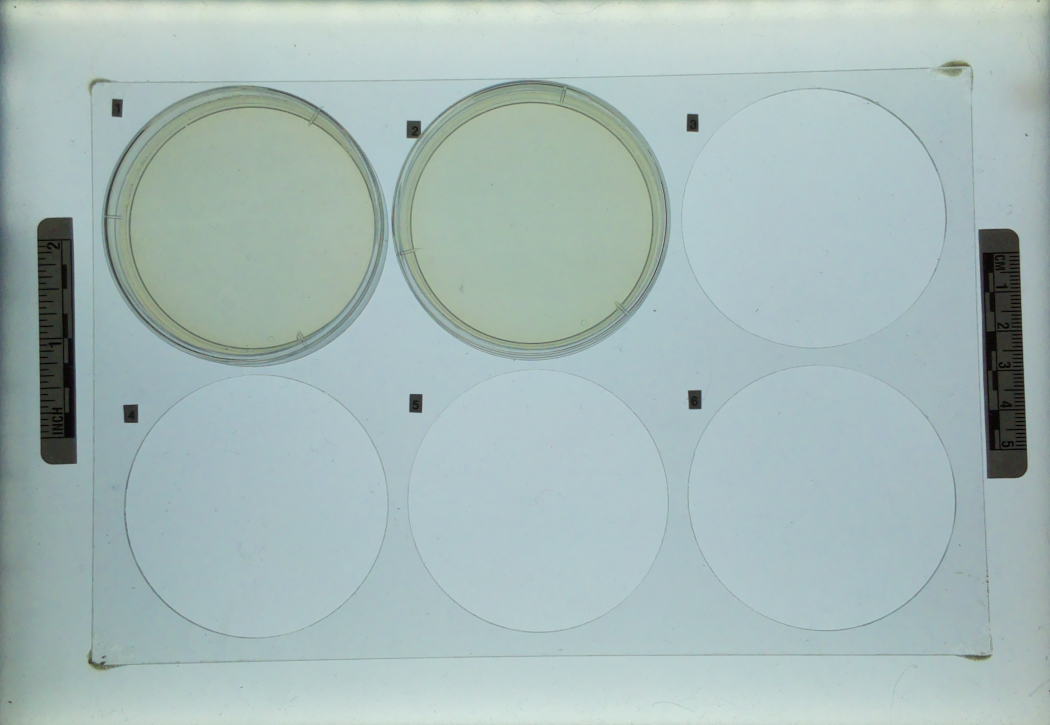
#> input picture core/test.png, 2100 x 1450 px, found by its file name (shown at 1/2 size)
$ python app_test.py
#> lines starting #> are read from the running program, lines starting #| are printed output that depends on the picture
### image_processing/rotate_and_crop_image.py
import cv2

def rotate_and_crop_image(input_path, angle, raw_coordinates=None):
#> called with input_path = 'test.png', angle = 1
    try:
        image = cv2.imread(input_path)
#> image is the input picture: shape (1450, 2100, 3); mean B, G, R 183.9, 185.5, 166
        if image is None:
            print("Error: Unable to load image at {}".format(input_path))
            return

        height, width = image.shape[:2]
#> height = 1450; width = 2100
        rotation_matrix = cv2.getRotationMatrix2D((width / 2, height / 2), -angle, 1)
        rotated = cv2.warpAffine(image, rotation_matrix, (width, height))
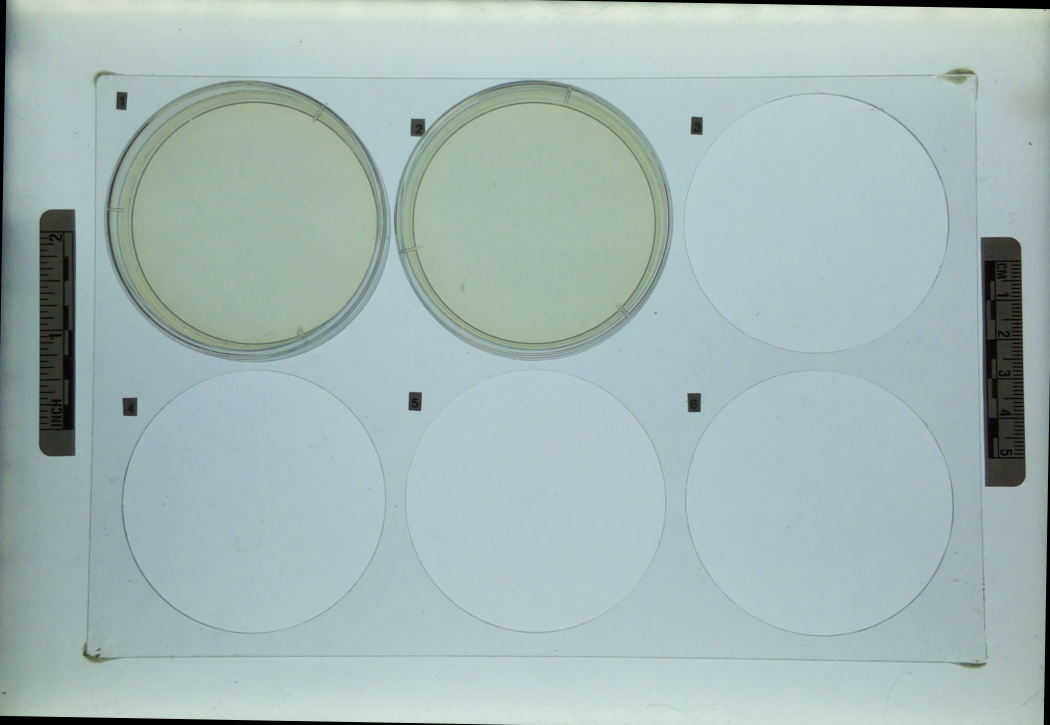
#> rotated: shape (1450, 2100, 3) (shown at 1/2 size); mean B, G, R 182.3, 183.8, 164.4

        if raw_coordinates:
            x, y, w, h = raw_coordinates
            rotated = rotated[y:y + h, x:x + w]
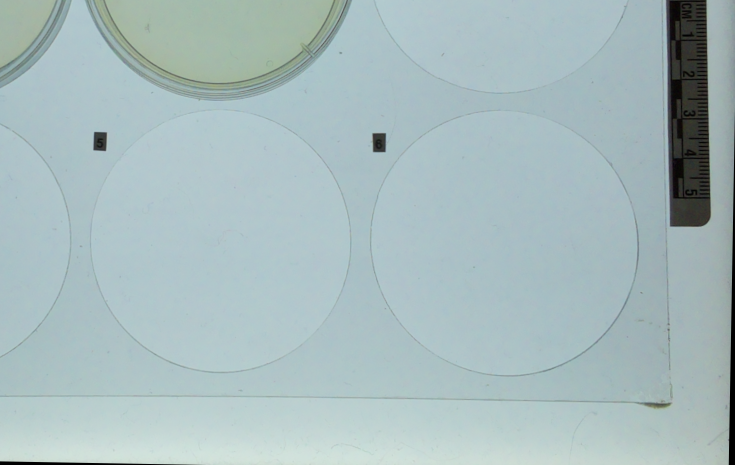
#> rotated: shape (930, 1470, 3) (shown at 1/2 size); mean B, G, R 189.2, 187.3, 167.4

        cv2.imwrite(input_path, rotated)
        print("Processed and saved: {}".format(input_path))

    except Exception as e:
        print("Error: {}".format(e))

### image_processing/cut_and_save_snippet.py
import cv2
import sys
import os

def cut_and_save_snippet(image_path, coordinates, plate, chamber):
#> called with image_path = 'test.png', chamber = 'CHA-8BEA5D1'
    x, y, width, height = coordinates
    try:
        # Load the image
        image = cv2.imread(image_path)

        if image is None:
            raise FileNotFoundError("Image not found or could not be opened.")

        # Crop the rectangle from the image
        cropped_image = image[y:y+height, x:x+width]
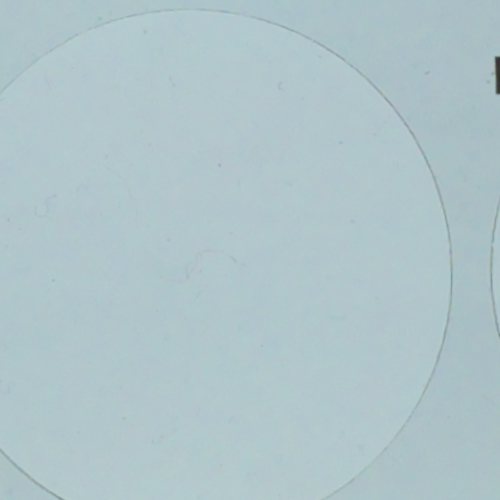
#> cropped_image: shape (500, 500, 3); mean B, G, R 201.7, 196.8, 175.5

        # Get the filename from the input path
        filename = os.path.basename(image_path)

        # Construct the output directory path
        output_directory_path = os.path.join("captured_images", chamber, plate)

        # Create the output directory if it doesn't exist
        os.makedirs(output_directory_path, exist_ok=True)

        # Construct the output path within the specified directory
        output_path = os.path.join(output_directory_path, filename)

        # Save the cropped rectangle as a new image in the specified directory
        cv2.imwrite(output_path, cropped_image)
        print(f"Saved cropped image as {output_path}")

        # Return the path of the newly created cropped image
        return output_path
    except Exception as e:
        print(f"Error: {str(e)}")
        return None

# [16 lines that do not run on import are left out]

### firebase_io/upload_raw_image.py
import os
import firebase_admin
from firebase_admin import credentials, storage, firestore

def upload_raw_image(image_path, chamber, timestamp):
    # Initialize Firebase Admin SDK only if not already initialized
    if not firebase_admin._apps:
        cred = credentials.Certificate("firebase-adminsdk.json")
        firebase_admin.initialize_app(cred, {
            'storageBucket': 'sporescope.firebasestorage.app'
        })

    bucket = storage.bucket()

    # Ensure proper filename/path
    image_path = image_path.replace("\\", "/")
    file_name = os.path.basename(image_path)

    # If original filename ends with .png, rename it to .png in Firebase
    if file_name.lower().endswith(".png"):
        file_name = file_name[:-4] + ".png"

    # Firebase storage path
    category = f"{chamber}/Raw images"
    firebase_image_path = f"{category}/{file_name}"

    # Upload image as PNG
    blob = bucket.blob(firebase_image_path)
    blob.upload_from_filename(image_path, content_type="image/png")

    print(f"Image uploaded to Firebase Storage at '{firebase_image_path}'")

    # Firestore write
    db = firestore.client()
    db.collection('sporescope').document(chamber).collection('Raw images').add({
        "creation date": timestamp,
        "path": firebase_image_path
    })

    print("Document added successfully.")

    # Shut down Firebase for short-lived scripts
    firebase_admin.delete_app(firebase_admin.get_app())

### image_processing/calculate_mean_intensities.py
import cv2
import numpy as np

def calculate_mean_intensities(image_paths):
    """
    Accepts either a single image path (string) or a list of image paths.
    Returns a single (r, g, b) tuple if one path,
    or a list of (r, g, b) tuples if multiple paths.
    """

    # Normalize to list
    single_input = False
    if isinstance(image_paths, str):
        single_input = True
        image_paths = [image_paths]

    results = []

#> (the run stopped early here; a loop or call above may not have finished)
